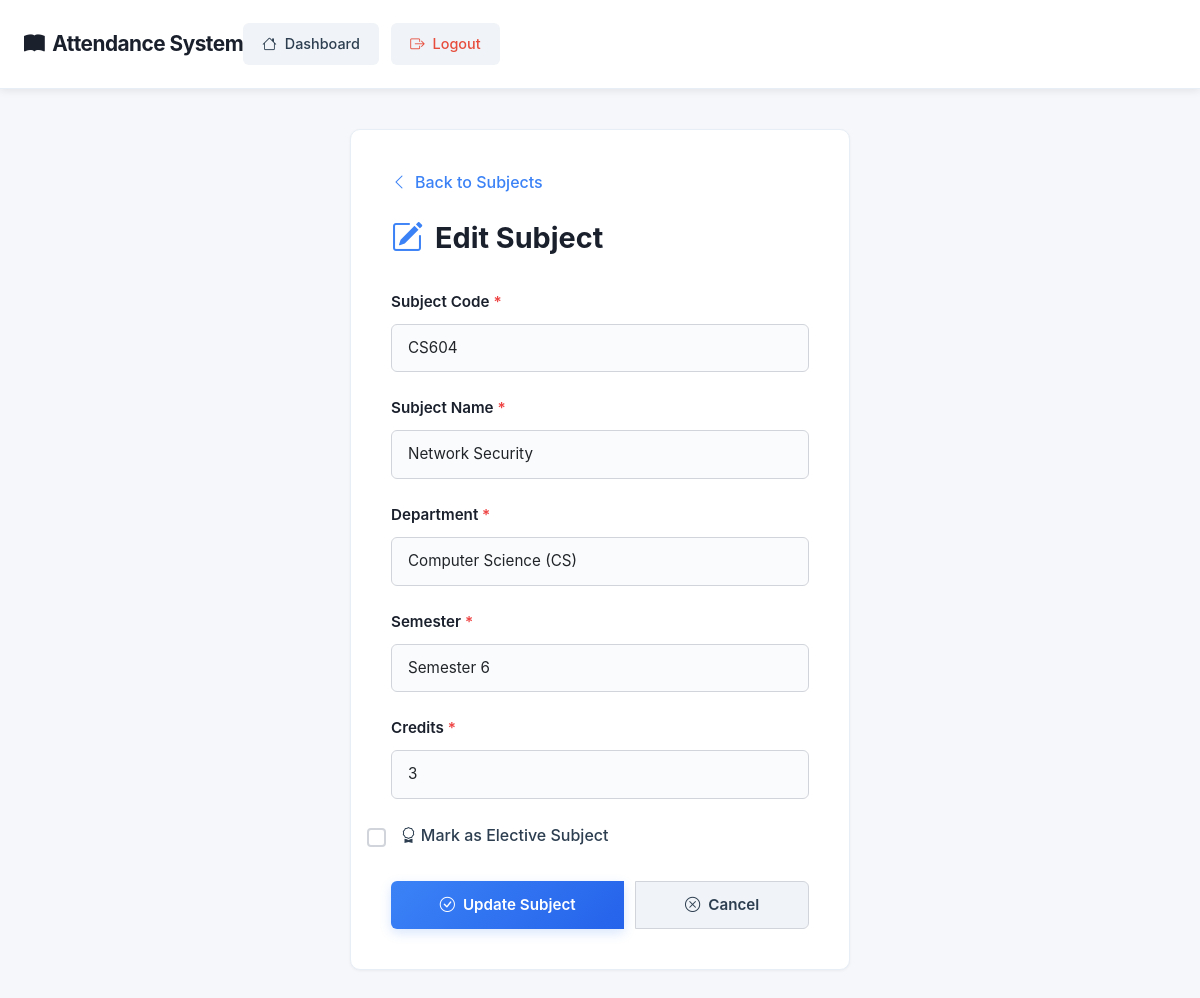
Before: /admin_app/admin_dashboard/manage_subjects/18/edit/ (signed in) with the older database file.
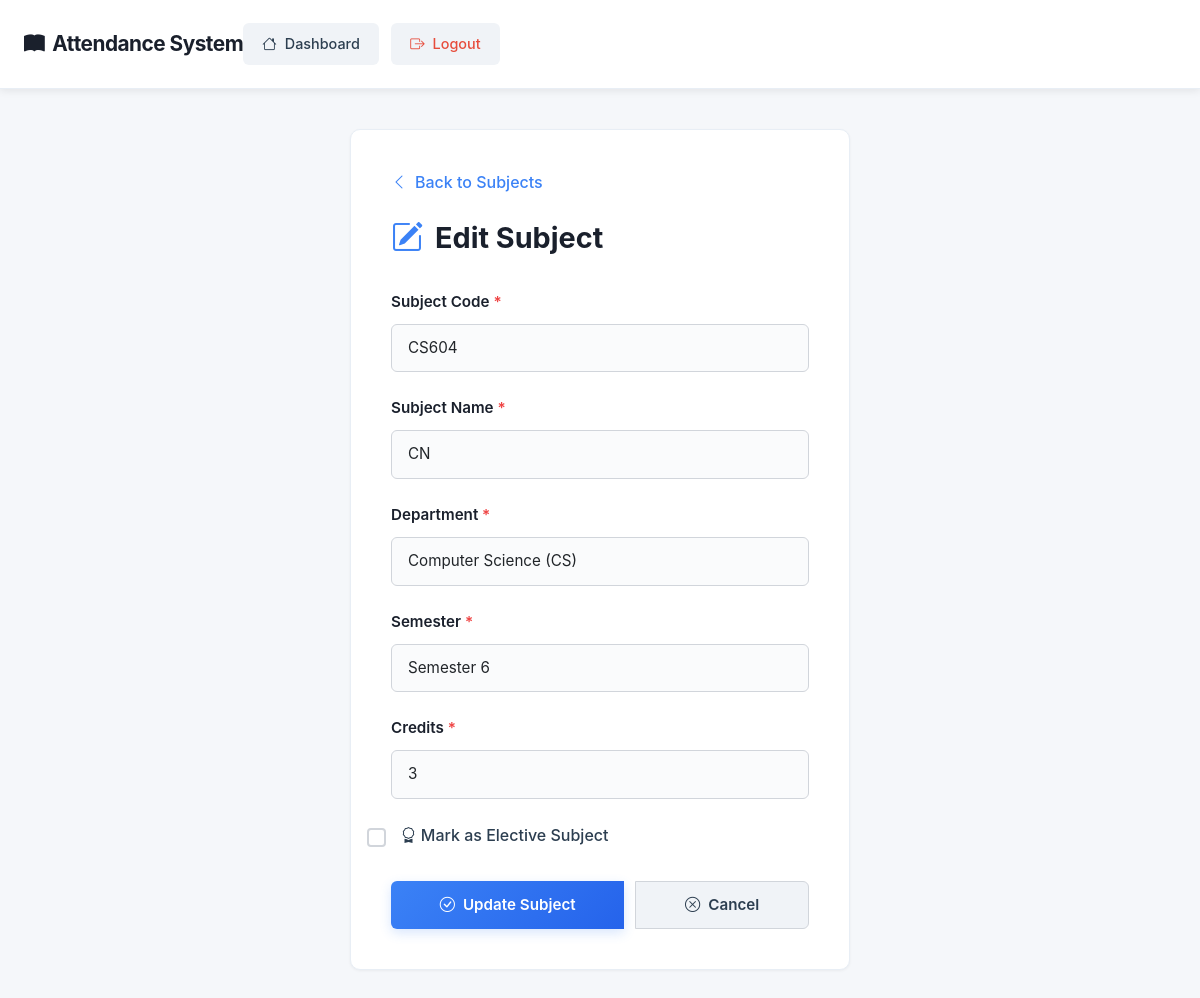
After: the same page with the newer database file.
### admin_app/models.py (models this page shows, shortened)
class Subject(models.Model):
    code = models.CharField(max_length=20, unique=True)   # e.g., "23CE610"
    name = models.CharField(max_length=200, unique=True)  # e.g., "ADVANCED COMPUTER ARCHITECTURE"
    credits = models.IntegerField(default=4)
    semester = models.IntegerField(choices=[(i, f"Semester {i}") for i in range(1, 9)])
    is_elective = models.BooleanField(default=False)
    department = models.ForeignKey(Department, on_delete=models.PROTECT, related_name='subjects')
    syllabus_url = models.URLField(blank=True, null=True)
    created_at = models.DateTimeField(auto_now_add=True)
    class Meta:
        ordering = ['semester', 'code']
        unique_together = ['code', 'department']

### admin_app/views.py (the view)
# urls.py: path("admin_dashboard/manage_subjects/<int:subject_id>/edit/", views.edit_subject, name="edit_subject"),
@staff_member_required
def edit_subject(request, subject_id):
    from .forms import SubjectForm
    subject = get_object_or_404(Subject, pk=subject_id)
    if request.method == 'POST':
        form = SubjectForm(request.POST, instance=subject)
        if form.is_valid():
            subject = form.save()
            messages.success(request, f"Subject {subject.code} updated successfully!")
            return redirect('admin_app:manage_subjects')
        else:
            messages.error(request, "Error updating subject. Please check the form.")
    else:
        form = SubjectForm(instance=subject)
    return render(request, 'admin_app/edit_subject.html', {'form': form, 'subject': subject})

### admin_app/forms.py
class SubjectForm(forms.ModelForm):
    class Meta:
        model = Subject
        fields = ['code', 'name', 'credits', 'semester', 'is_elective', 'department']
        widgets = {
            'code': forms.TextInput(attrs={'class': 'form-control', 'placeholder': 'e.g., CS101'}),
            'name': forms.TextInput(attrs={'class': 'form-control', 'placeholder': 'Subject Name'}),
            'credits': forms.NumberInput(attrs={'class': 'form-control', 'min': '1', 'max': '8'}),
            'semester': forms.Select(attrs={'class': 'form-control'}),
            'is_elective': forms.CheckboxInput(attrs={'class': 'form-check-input'}),
            'department': forms.Select(attrs={'class': 'form-control'}),
        }

### admin_app/models.py (called while the page is built)
    def __str__(self):
        return f"{self.name} ({self.code})"

### admin_app/templates/admin_app/edit_subject.html (shortened to what this page needs)
<!DOCTYPE html>
<html lang="en">
<head>
    <link href="https://cdn.jsdelivr.net/npm/bootstrap@5.1.3/dist/css/bootstrap.min.css" rel="stylesheet">
    <link rel="stylesheet" href="https://cdn.jsdelivr.net/npm/bootstrap-icons@1.10.0/font/bootstrap-icons.css">
</head>
<body>
    <nav class="navbar">
        <div class="container-fluid px-4">
            <div class="d-flex justify-content-between align-items-center">
                <span class="navbar-text">
                    <i class="bi bi-book-fill"></i> Attendance System
                </span>
                <div class="nav-buttons">
                    <a href="/admin_app/admin_dashboard/" class="nav-btn">
                        <i class="bi bi-house"></i> Dashboard
                    </a>
                    <a href="/accounts/logout/" class="nav-btn logout">
                        <i class="bi bi-box-arrow-right"></i> Logout
                    </a>
                </div>
            </div>
        </div>
    </nav>
    <div class="container-wrapper">
        <div class="form-container">
            <a href="{% url 'admin_app:manage_subjects' %}" class="breadcrumb-link">
                <i class="bi bi-chevron-left"></i> Back to Subjects
            </a>
            <div class="form-header">
                <h1 class="form-title">
                    <i class="bi bi-pencil-square"></i>
                    Edit Subject
                </h1>
            </div>
            <form method="POST" novalidate>
                <div class="form-group">
                    <label for="{{ form.code.id_for_label }}" class="form-label">
                        Subject Code <span class="required">*</span>
                    </label>
                    {{ form.code }}
                </div>
                <div class="form-group">
                    <label for="{{ form.name.id_for_label }}" class="form-label">
                        Subject Name <span class="required">*</span>
                    </label>
                    {{ form.name }}
                </div>
                <div class="form-group">
                    <label for="{{ form.department.id_for_label }}" class="form-label">
                        Department <span class="required">*</span>
                    </label>
                    {{ form.department }}
                </div>
                <div class="form-group">
                    <label for="{{ form.semester.id_for_label }}" class="form-label">
                        Semester <span class="required">*</span>
                    </label>
                    {{ form.semester }}
                </div>
                <div class="form-group">
                    <label for="{{ form.credits.id_for_label }}" class="form-label">
                        Credits <span class="required">*</span>
                    </label>
                    {{ form.credits }}
                </div>
                <div class="form-group">
                    <div class="form-check">
                        {{ form.is_elective }}
                        <label for="{{ form.is_elective.id_for_label }}" class="form-check-label">
                            <i class="bi bi-award"></i> Mark as Elective Subject
                        </label>
                    </div>
                </div>
                <div class="btn-group">
                    <button type="submit" class="btn btn-primary">
                        <i class="bi bi-check-circle"></i> Update Subject
                    </button>
                    <a href="{% url 'admin_app:manage_subjects' %}" class="btn btn-secondary">
                        <i class="bi bi-x-circle"></i> Cancel
                    </a>
                </div>
            </form>
        </div>
    </div>
</body>
</html>

Changed rows visible on the page:
changed Subject "CS604": name "Network Security" → "CN"
